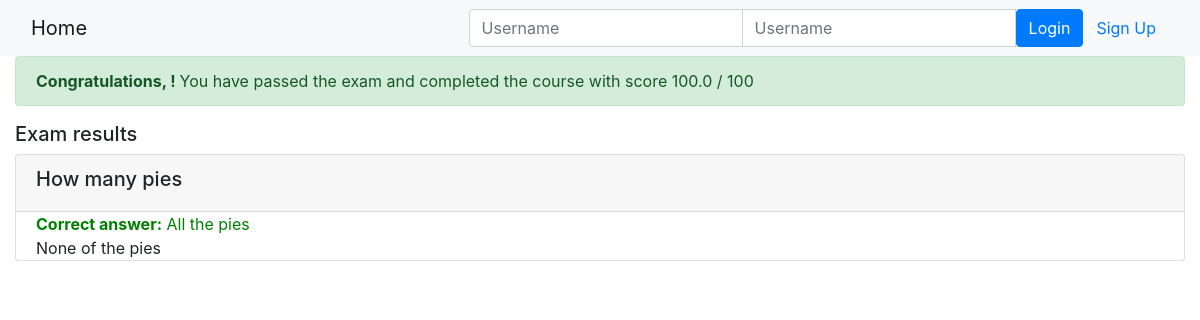
Page /onlinecourse/course/1/submission/1/result/ on the committed database.
### onlinecourse/models.py (models this page shows, shortened)
class Question(models.Model):
    text = models.CharField(max_length=240)
    course = models.ManyToManyField(Course)
    grade = models.FloatField()

class Choice(models.Model):
    question = models.ForeignKey(Question, on_delete=models.CASCADE)
    text = models.CharField(max_length=128)
    is_correct = models.BooleanField(default=False)

### onlinecourse/views.py (the view)
# urls.py: path('course/<int:course_id>/submission/<int:submission_id>/result/', views.show_exam_result, name='show_exam_result'),
def show_exam_result(request, course_id, submission_id):
    context = {}
    if request.method == "GET":
        course = get_object_or_404(Course, pk=course_id)
        submission = get_object_or_404(Submission, pk=submission_id)
        choices = submission.choices.all()
        correct = 0
        selected_ids = []
        for choice in choices:
            selected_ids.append(choice.id)
            if choice.is_correct == True:
                correct += 1
        possible_grade = 0
        for question in course.question_set.all():
            possible_grade += question.grade
        grade = (correct/possible_grade)*100
        context['grade'] = grade
        context['course'] = course
        context['selected_ids'] = selected_ids
        return render(request, 'onlinecourse/exam_result_bootstrap.html', context)

### onlinecourse/templates/onlinecourse/exam_result_bootstrap.html
{% extends "onlinecourse/layout.html" %}
    {% block main %}
<div class="container-fluid">
    {% if grade > 80 %}
    <div class="alert alert-success">
       <strong> Congratulations, {{ user.first_name }}! </strong> You have passed the exam and completed the course with score {{ grade }} / 100
    </div>
        {% else %}
        <div class="alert alert-danger">
            <strong>Failed</strong> Sorry, {{ user.first_name }}! You failed the exam with score {{ grade }} / 100
        </div>
        <a class="btn btn-link text-danger" href="{% url 'onlinecourse:course_details' course.id %}">Re-test</a>
        {% endif %}
        <div class="card-columns-vertical mt-1">
        <h5 class="">Exam results</h5>
            {% for question in course.question_set.all %}
            <div class="card mt-1">
                <div class="card-header"><h5>{{ question.text}}</h5></div>
                <div >
                    {% for choice in question.choice_set.all %}
                        {% if choice.is_correct == True and choice.id in selected_ids %}
                            <div style="color:green; padding-left: 20px;" ><strong>Correct answer:</strong> {{ choice.text }}</div>
                        {% elif choice.is_correct == True and choice.id not in selected_ids %}
                            <div style="color:goldenrod; padding-left: 20px;"><strong>Not Selected:</strong> {{ choice.text }}</div>
                        {% else %}
                            <div style="padding-left: 20px;">{{ choice.text }}</div>
                        {% endif %}
                    {% endfor %}
                </div>
            </div>
            {% endfor %}
        </div>
    </div>
{% endblock %}

### rows in the picture
Question: text "How many pies"
Choice: text "All the pies"
Choice: text "None of the pies"

### other values in the picture
{{ grade }} "100.0"
